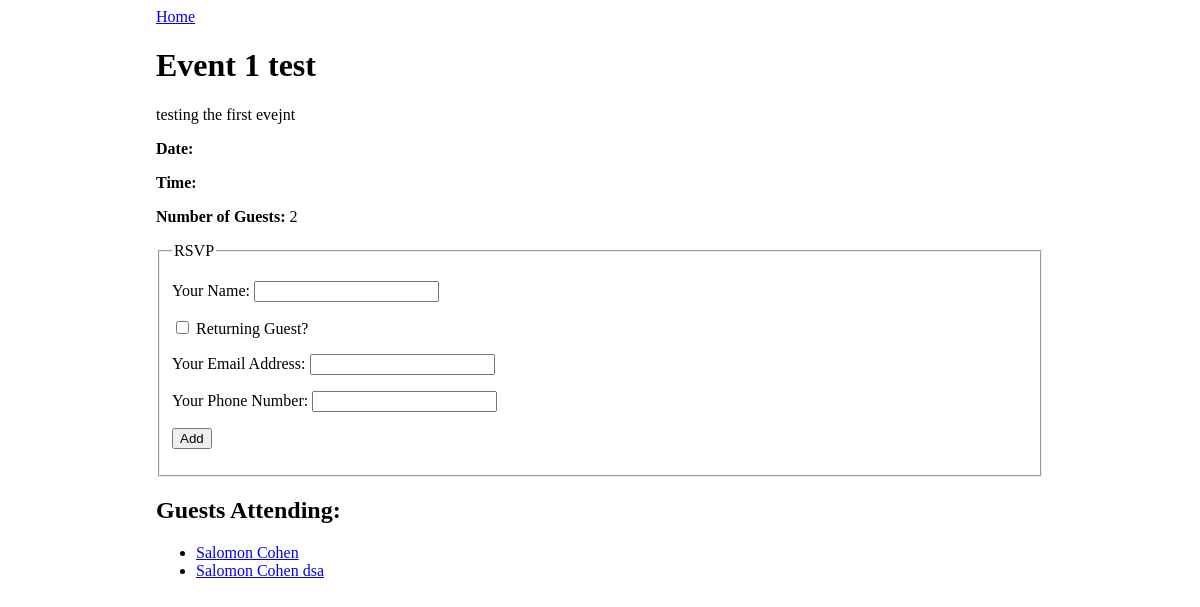
Screenshot of /event/1 with the database file from the repository.
### events_app/models.py (models this page shows)
class Event(db.Model):
    id = db.Column(db.Integer, primary_key=True)
    title = db.Column(db.String(80), nullable=False)
    description = db.Column(db.String(80), nullable=False)
    date_and_time = db.Column(db.DateTime, default=datetime.datetime.utcnow)
    guests = db.relationship('Guest', secondary="guest_event")

class Guest(db.Model):
    id = db.Column(db.Integer, primary_key=True)
    name = db.Column(db.String(80), nullable=False)
    email = db.Column(db.String(80), nullable=False)
    phone = db.Column(db.String(80), nullable=False)
    events_attending = db.relationship('Event', secondary="guest_event")

### events_app/routes.py (the view)
@main.route('/event/<event_id>', methods=['GET'])
def event_detail(event_id):
    context = {
        'event' : Event.query.get(event_id)
        }
    return render_template('event_detail.html', **context)

### events_app/templates/event_detail.html
{% extends 'base.html' %}
{% block content %}
<a href="/">Home</a>
<h1>{{event.title}}</h1>
<p>{{event.description}}</p>
<p><strong>Date:</strong> {{event.date}}</p>
<p><strong>Time:</strong> {{event.time}}</p>
<p><strong>Number of Guests:</strong> {{event.guests | length}}</p>
<form method="POST">
    <fieldset>
        <legend>RSVP</legend>
        <p>
            <label>
                Your Name:
                <input type="text" name="guest_name">
            </label>
        </p>
        <p>
            <label>
                <input type="checkbox" name="returning" onchange="returningGuestChanged(this.checked)">
                Returning Guest?
            </label>
        </p>
        <div id="new-guest-info">
            <p>
                <label>
                    Your Email Address:
                    <input type="email" name="email">
                </label>
            </p>
            <p>
                <label>
                    Your Phone Number:
                    <input type="phone" name="phone">
                </label>
            </p>
        </div>
        <p>
            <input type="submit" name="submit" value="Add">
        </p>
    </fieldset>
</form>
<h2>Guests Attending:</h2>
<ul>
    {%for guest in event.guests%}
         <li><a href="/guest/{{guest.id}}">{{guest.name}}</a></li>
    {%endfor%}
</ul>
{% endblock %}

### events_app/static/style.css (style rules this page uses)
body { display: flex; justify-content: center; }

### rows the page displays
Event: title "Event 1 test", description "testing the first evejnt"
Guest: name "Salomon Cohen"
Guest: name "Salomon Cohen dsa"

### other values shown
{{ event.guests | length }} "2"
